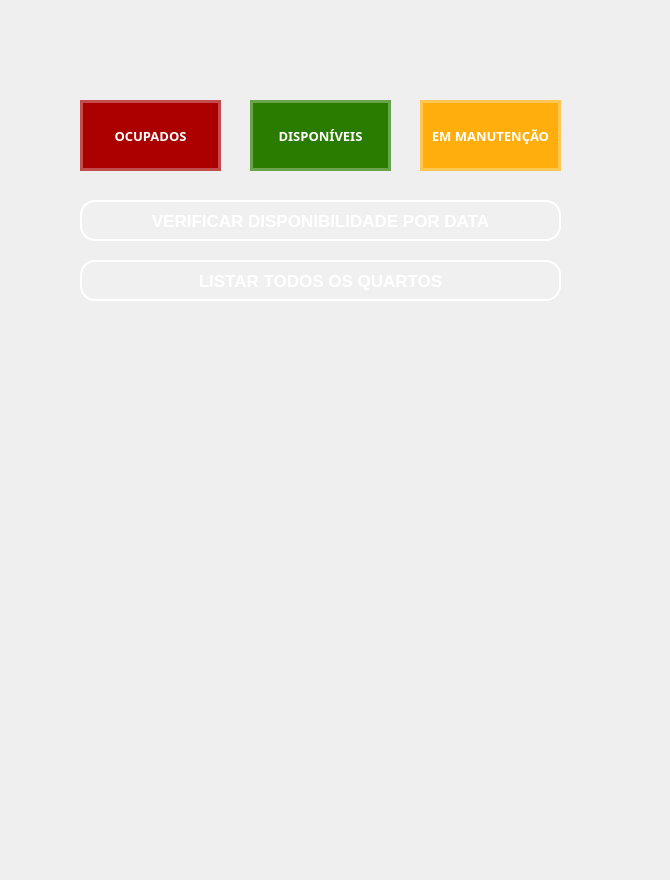
       <widget class="QWidget" name="page_19">
        <widget class="QPushButton" name="btn_verifcacaoqt">
         <property name="geometry">
          <rect>
           <x>80</x>
           <y>200</y>
           <width>481</width>
           <height>41</height>
          </rect>
         </property>
         <property name="font">
          <font>
           <family>MS Shell Dlg 2</family>
           <pointsize>13</pointsize>
           <weight>75</weight>
           <bold>true</bold>
          </font>
         </property>
         <property name="toolTip">
          <string>&lt;html&gt;&lt;head/&gt;&lt;body&gt;&lt;p align=&quot;center&quot;&gt;&lt;br/&gt;&lt;/p&gt;&lt;/body&gt;&lt;/html&gt;</string>
         </property>
         <property name="styleSheet">
          <string notr="true">QPushButton {
    background-color: rgba(255, 255, 255, 0.5);
    border: 2px solid rgba(255, 255, 255, 0.3); /* Borda branca translúcida */
    color: #333333; /* Texto totalmente opaco */
}

QPushButton:hover {
     background-color: #CFD8DC;
    border-color: rgba(255, 255, 255,255); 
}

QPushButton:pressed {
    background-color: #A0B2C8; /* Azul acinzentado */
    border-color: #003366; /* Azul escuro */
}
 QPushButton{border: 2px solid rgba(255, 255, 255, 200);
    border-radius: 15px;
    background-color: rgba(0, 0, 0, 0); /* Totalmente transparente */
    
    /* Espaçamento interno */
    padding: 5px 15px;
    
    /* Cor do texto */
    color: white;
    
    /* Melhora a renderização */
    background-clip: padding-box;
}

/* Efeito ao focar */
QPushButton {
    border: 2px solid rgba(255, 255, 255, 255);
    background-color: rgba(255, 255, 255, 20);
}</string>
         </property>
         <property name="text">
          <string>VERIFICAR DISPONIBILIDADE POR DATA</string>
         </property>
        </widget>
        <widget class="QPushButton" name="btn_tabelaq">
         <property name="geometry">
          <rect>
           <x>80</x>
           <y>260</y>
           <width>481</width>
           <height>41</height>
          </rect>
         </property>
         <property name="font">
          <font>
           <family>MS Shell Dlg 2</family>
           <pointsize>13</pointsize>
           <weight>75</weight>
           <bold>true</bold>
          </font>
         </property>
         <property name="styleSheet">
          <string notr="true">QPushButton {
    background-color: rgba(255, 255, 255, 0.5);
    border: 2px solid rgba(255, 255, 255, 0.3); /* Borda branca translúcida */
    color: #333333; /* Texto totalmente opaco */
}

QPushButton:hover {
     background-color: #CFD8DC;
    border-color: rgba(255, 255, 255,255); 
}

QPushButton:pressed {
    background-color: #A0B2C8; /* Azul acinzentado */
border-color: #003366; /* Azul escuro */
}
 QPushButton{border: 2px solid rgba(255, 255, 255, 200);
    border-radius: 15px;
    background-color: rgba(0, 0, 0, 0); /* Totalmente transparente */
    
    /* Espaçamento interno */
    padding: 5px 15px;
    
    /* Cor do texto */
    color: white;
    
    /* Melhora a renderização */
    background-clip: padding-box;
}

/* Efeito ao focar */
QPushButton {
    border: 2px solid rgba(255, 255, 255, 255);
    background-color: rgba(255, 255, 255, 20);
}</string>
         </property>
         <property name="text">
          <string>LISTAR TODOS OS QUARTOS</string>
         </property>
        </widget>
        <widget class="QPushButton" name="btn_manutencao">
         <property name="geometry">
          <rect>
           <x>420</x>
           <y>100</y>
           <width>141</width>
           <height>71</height>
          </rect>
         </property>
         <property name="sizeIncrement">
          <size>
           <width>116</width>
           <height>91</height>
          </size>
         </property>
         <property name="baseSize">
          <size>
           <width>50</width>
           <height>88</height>
          </size>
         </property>
         <property name="font">
          <font>
           <family>Montserrat ExtraBold</family>
           <pointsize>10</pointsize>
           <weight>75</weight>
           <bold>true</bold>
          </font>
         </property>
         <property name="styleSheet">
          <string notr="true">QPushButton {
    background-color: rgb(255, 174, 11);
    border: 3px solid rgba(255, 255, 255, 0.3); /* Borda branca translúcida */
    color:  rgba(255, 255, 255,255); 
}

QPushButton:hover {
   background-color: rgb(255, 174, 11);
    border-color: rgba(255, 255, 255,255); 
}

QPushButton:pressed {
  background-color: rgb(255, 174, 11);
border-color: #003366; /* Azul escuro */
color:#003366;
}
</string>
         </property>
         <property name="text">
          <string>EM MANUTENÇÃO</string>
         </property>
         <property name="icon">
          <iconset>
           <normaloff>D:/Icones/engineering.png</normaloff>D:/Icones/engineering.png</iconset>
         </property>
         <property name="iconSize">
          <size>
           <width>32</width>
           <height>32</height>
          </size>
         </property>
        </widget>
        <widget class="QPushButton" name="btn_ocupados">
         <property name="geometry">
          <rect>
           <x>80</x>
           <y>100</y>
           <width>141</width>
           <height>71</height>
          </rect>
         </property>
         <property name="sizeIncrement">
          <size>
           <width>116</width>
           <height>91</height>
          </size>
         </property>
         <property name="baseSize">
          <size>
           <width>50</width>
           <height>88</height>
          </size>
         </property>
         <property name="font">
          <font>
           <family>Montserrat ExtraBold</family>
           <pointsize>10</pointsize>
           <weight>75</weight>
           <bold>true</bold>
          </font>
         </property>
         <property name="styleSheet">
          <string notr="true">QPushButton {
    background-color: rgb(170, 0, 0);
    border: 3px solid rgba(255, 255, 255, 0.3); /* Borda branca translúcida */
    color:  rgba(255, 255, 255,255); 
}

QPushButton:hover {
    background-color: rgb(170, 0, 0);
    border-color: rgba(255, 255, 255,255); 
}

QPushButton:pressed {
  background-color: rgb(170, 0, 25);
border-color: #003366; /* Azul escuro */
color:#003366;
}
</string>
         </property>
         <property name="text">
          <string>OCUPADOS</string>
         </property>
         <property name="icon">
          <iconset>
           <normaloff>D:/Icones/lock.png</normaloff>D:/Icones/lock.png</iconset>
         </property>
         <property name="iconSize">
          <size>
           <width>32</width>
           <height>32</height>
          </size>
         </property>
        </widget>
        <widget class="QWidget" name="widget_13" native="true">
         <property name="geometry">
          <rect>
           <x>-10</x>
           <y>-380</y>
           <width>661</width>
           <height>871</height>
          </rect>
         </property>
         <property name="styleSheet">
          <string notr="true">QWidget {
    background: qradialgradient(
        cx: 0.5, cy: 0.2, radius: 0.8,
        fx: 0.5, fy: 0.2,
        stop: 0 #7FA3A6,  /* Brilho no topo (mais suave) */
        stop: 0.4 #4E7580, /* Azul intermediário mais escuro */
        stop: 0.7 #27425A, /* Azul mais escuro na transição */
        stop: 1 #0A1A30   /* Azul bem escuro na parte inferior */
    );
}
</string>
         </property>
         <widget class="QPushButton" name="btn_disponiveis">
          <property name="geometry">
           <rect>
            <x>260</x>
            <y>480</y>
            <width>141</width>
            <height>71</height>
           </rect>
          </property>
          <property name="sizeIncrement">
           <size>
            <width>116</width>
            <height>91</height>
           </size>
          </property>
          <property name="baseSize">
           <size>
            <width>50</width>
            <height>88</height>
           </size>
          </property>
          <property name="font">
           <font>
            <family>Montserrat ExtraBold</family>
            <pointsize>10</pointsize>
            <weight>75</weight>
            <bold>true</bold>
           </font>
          </property>
          <property name="styleSheet">
           <string notr="true">QPushButton {
    background-color: rgb(41, 124, 0);
    border: 3px solid rgba(255, 255, 255, 0.3); /* Borda branca translúcida */
    color:  rgba(255, 255, 255,255); 
}

QPushButton:hover {
    background-color: rgb(41, 124, 0);
    border-color: rgba(255, 255, 255,255); 
}

QPushButton:pressed {
  background-color: rgb(41, 124, 0);
border-color: #003366; /* Azul escuro */
color:#003366;
}
</string>
          </property>
          <property name="text">
           <string>DISPONÍVEIS</string>
          </property>
          <property name="icon">
           <iconset>
            <normaloff>D:/Icones/lock_open.png</normaloff>D:/Icones/lock_open.png</iconset>
          </property>
          <property name="iconSize">
           <size>
            <width>32</width>
            <height>32</height>
           </size>
          </property>
         </widget>
        </widget>
        <zorder>widget_13</zorder>
        <zorder>btn_verifcacaoqt</zorder>
        <zorder>btn_tabelaq</zorder>
        <zorder>btn_manutencao</zorder>
        <zorder>btn_ocupados</zorder>
       </widget>
